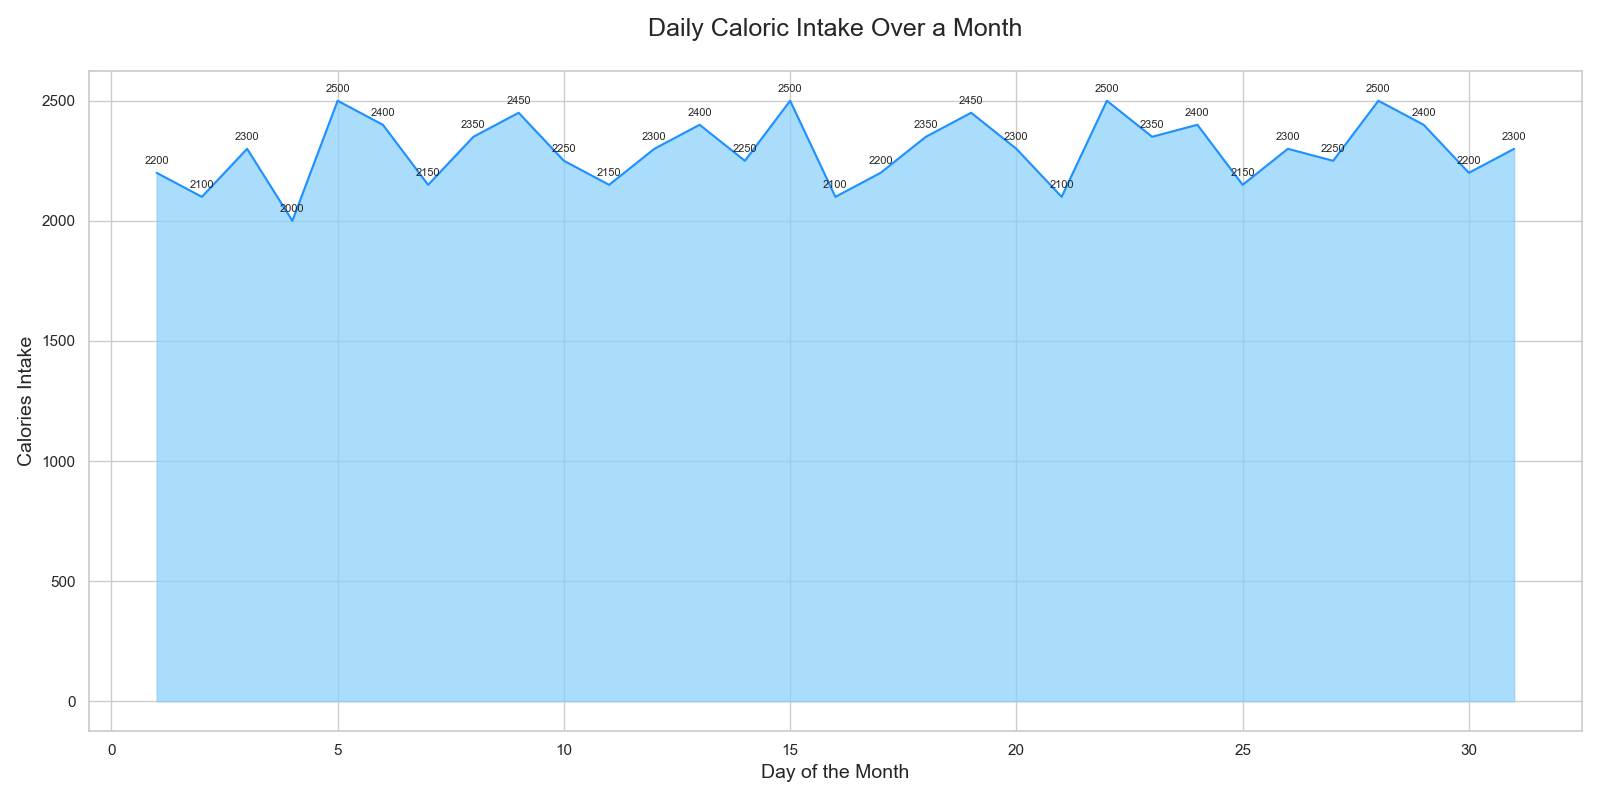

Generate this figure with Python:

import matplotlib.pyplot as plt
import pandas as pd

# Data
data = {
    'Day': [1, 2, 3, 4, 5, 6, 7, 8, 9, 10, 11, 12, 13, 14, 15, 16, 17, 18, 19, 20, 21, 22, 23, 24, 25, 26, 27, 28, 29, 30, 31],
    'Calories_Intake': [2200, 2100, 2300, 2000, 2500, 2400, 2150, 2350, 2450, 2250, 2150, 2300, 2400, 2250, 2500, 2100, 2200, 2350, 2450, 2300, 2100, 2500, 2350, 2400, 2150, 2300, 2250, 2500, 2400, 2200, 2300]
}

df = pd.DataFrame(data)

# Plot
plt.figure(figsize=(16, 8))
plt.fill_between(df['Day'], df['Calories_Intake'], color='#87CEFA', alpha=0.7)
plt.plot(df['Day'], df['Calories_Intake'], color='#1E90FF')

# Annotations
for i in range(len(df)):
    plt.text(df['Day'][i], df['Calories_Intake'][i] + 30, str(df['Calories_Intake'][i]), ha='center', va='bottom', fontsize=8)

# Title and labels
plt.title('Daily Caloric Intake Over a Month', fontsize=18, pad=25)
plt.xlabel('Day of the Month', fontsize=14)
plt.ylabel('Calories Intake', fontsize=14)

# Adjust layout to prevent overlap
plt.tight_layout()

# Show plot
plt.show()
